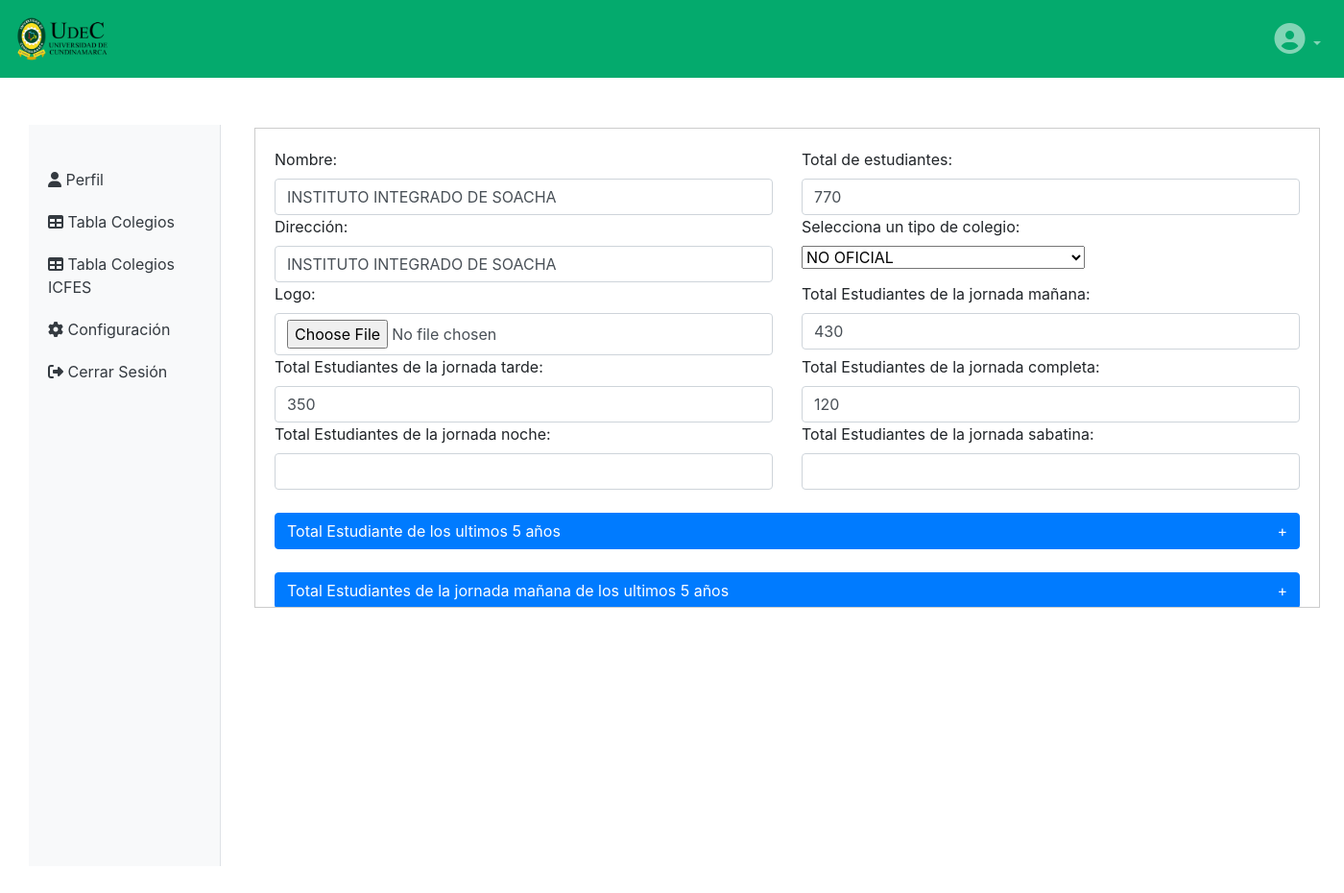
The app's page /Area-Administrador/php/editar.php?id=120&page=1 (signed in) with its own data.
### tables this page shows
CREATE TABLE `colegios` (
  `id_colegios` int(11) NOT NULL,
  `nombre` varchar(255) NOT NULL,
  `total_estudiantes` int(11) NOT NULL,
  `tipo_de_colegio` varchar(50) NOT NULL,
  `direccion` varchar(255) NOT NULL,
  `logo` varchar(300) DEFAULT NULL
);

CREATE TABLE `jornada_manana` (
  `id` int(11) NOT NULL,
  `id_colegios` int(11) DEFAULT NULL,
  `estudiantes_manana` int(11) DEFAULT NULL
);

CREATE TABLE `jornada_tarde` (
  `id` int(11) NOT NULL,
  `id_colegios` int(11) DEFAULT NULL,
  `estudiantes_tarde` int(11) DEFAULT NULL
);

CREATE TABLE `jornada_completa` (
  `id` int(11) NOT NULL,
  `id_colegios` int(11) DEFAULT NULL,
  `estudiantes_completa` int(11) DEFAULT NULL
);

### Area-Administrador/php/editar.php (the view, shortened to what this page needs)
<!DOCTYPE html>
<html lang="es">
<head>
    <link rel="stylesheet" href="https://cdnjs.cloudflare.com/ajax/libs/font-awesome/6.4.2/css/all.min.css" />
    <link rel="stylesheet" href="https://maxcdn.bootstrapcdn.com/bootstrap/4.0.0/css/bootstrap.min.css">
    <link rel="stylesheet" href="../styles/style.css">
</head>
<body>
    <nav class="navbar navbar-expand-md navbar-dark custom-navbar fixed-top">
        <a class="navbar-brand" href="#">
            <img src="../img/ESCUDO-COLOR-H.png" alt="Logo" height="55">
        </a>
        <div class="collapse navbar-collapse justify-content-between" id="navbarNav">
            <ul class="navbar-nav">
                <li class="nav-item dropdown">
                    <a class="nav-link dropdown-toggle" href="#" id="navbarDropdown" role="button" data-toggle="dropdown" aria-haspopup="true" aria-expanded="false">
                        <i class="fas fa-user-circle user-icon"></i>
                    </a>
                </li>
            </ul>
        </div>
    </nav>
    <nav class="sidebar">
        <a class="sidebar-item" href="../perfil.php">
            <i class="fas fa-user"></i> Perfil
        </a>
        <a class="sidebar-item" href="../Tabla-Colegios.php">
            <i class="fas fa-table"></i> Tabla Colegios
        </a>
        <a class="sidebar-item" href="../Tabla-Colegios-Icfes.php">
            <i class="fas fa-table"></i> Tabla Colegios ICFES
        </a>
        <a class="sidebar-item" href="../configuraciones.php">
            <i class="fas fa-cog"></i> Configuración
        </a>
        <a class="sidebar-item" href="cerrar_sesion.php">
            <i class="fas fa-sign-out-alt"></i> Cerrar Sesión
        </a>
    </nav>
    <div class="container">
        <?php
        if (isset($_GET['id']) && is_numeric($_GET['id'])) {
            $id = $_GET['id'];
            include "conexion.php";
            $result = $conn->query($sql);
            if ($result->num_rows > 0) {
                $row = $result->fetch_assoc();
        ?>
                <div class="form-container">
                    <form action="../actualizar.php" method="POST" enctype="multipart/form-data">
                        <div class="form-group">
                            <div class="row">
                                <div class="col-md-6">
                                    <label for="nombre">Nombre:</label>
                                    <input type="text" class="form-control" id="nombre" name="nombre" value="<?php echo $row['nombre']; ?>">
                                </div>
                                <div class="col-md-6">
                                    <label for="nombre">Total de estudiantes:</label>
                                    <input type="text" class="form-control" id="nombre" name="total_estudiantes" value="<?php echo $row['total_estudiantes']; ?>">
                                </div>
                                <div class="col-md-6">
                                    <label for="direccion">Dirección:</label>
                                    <input type="text" class="form-control" id="direccion" name="direccion" value="<?php echo $row['direccion']; ?>">
                                </div>
                                <div class="col-md-6">
                                    <label for="tipo_de_colegio">Selecciona un tipo de colegio:</label>
                                    <br>
                                    <select class="form-select" id="tipo_de_colegio" name="tipo_de_colegio" required>
                                        <?php
                                        $options = array("OFICIAL", "NO OFICIAL");
                                        foreach ($options as $option) {
                                            $selected = ($row['tipo_de_colegio'] === $option) ? 'selected' : '';
                                            echo '<option value="' . $option . '" ' . $selected . '>' . $option . '</option>';
                                        }
                                        ?>
                                    </select>
                                </div>
                                <div class="col-md-6">
                                    <label for="nuevo_logo">Logo:</label>
                                    <input type="file" class="form-control" id="nuevo_logo" name="nuevo_logo" accept="image/*">
                                </div>
                                <div class="col-md-6">
                                    <label for="jornada_manana">Total Estudiantes de la jornada mañana:</label>
                                    <input type="number" class="form-control" id="jornada_manana" name="jornada_manana" value="<?php echo $row['estudiantes_manana']; ?>">
                                </div>
                                <div class="col-md-6">
                                    <label for="jornada_tarde">Total Estudiantes de la jornada tarde:</label>
                                    <input type="number" class="form-control" id="jornada_tarde" name="jornada_tarde" value="<?php echo $row['estudiantes_tarde']; ?>">
                                </div>
                                <div class="col-md-6">
                                    <label for="jornada_completa">Total Estudiantes de la jornada completa:</label>
                                    <input type="number" class="form-control" id="jornada_completa" name="jornada_completa" value="<?php echo $row['estudiantes_completa']; ?>">
                                </div>
                                <div class="col-md-6">
                                    <label for="jornada_noche">Total Estudiantes de la jornada noche:</label>
                                    <input type="number" class="form-control" id="jornada_noche" name="jornada_noche" value="<?php echo $row['estudiantes_noche']; ?>">
                                </div>
                                <div class="col-md-6">
                                    <label for="jornada_sabatina">Total Estudiantes de la jornada sabatina:</label>
                                    <input type="number" class="form-control" id="jornada_sabatina" name="jornada_sabatina" value="<?php echo $row['estudiantes_sabatina']; ?>">
                                    <br>
                                </div>
                                <div class="col-md-12">
                                    <button class="btn btn-primary btn-block" type="button" data-toggle="collapse" data-target="#collapseForm1" aria-expanded="false" aria-controls="collapseForm1" id="toggleButton">
                                        <span style="float: left;">Total Estudiante de los ultimos 5 años</span> <span id="toggleIcon" style="float: right;">+</span>
                                    </button>
                                </div>
                                <div class="col-md-12">
                                    <br>
                                </div>
                                <br>
                                <div class="col-md-12">
                                    <button class="btn btn-primary btn-block" type="button" data-toggle="collapse" data-target="#collapseForm2" aria-expanded="false" aria-controls="collapseForm2" id="toggleButton">
                                        <span style="float: left;">Total Estudiantes de la jornada mañana de los ultimos 5 años</span> <span id="toggleIcon" style="float: right;">+</span>
                                    </button>
                                </div>
                                <br>
                                <br>
                                <br>
                                <br>
                            </div>
                            <br>
                    </form>
                </div>
        <?php
            } else {
                echo 'No se encontró ningún colegio con ese ID.';
            }
        } else {
            echo 'ID no válido.';
        }
        ?>
    </div>
</body>
</html>

### Area-Administrador/styles/style.css (style rules this page uses)
.user-icon { font-size: 2em; }
.custom-navbar { background-color: #04AA6D; }
.container { margin-left: 250px; }
.sidebar { position: fixed; left: 30px; top: 130px; bottom: 0; height: 50%; width: 200px; padding: 35px 0; background-color: #f8f9fa; border-right: 1px solid #dee2e6; z-index: 1000; }
.sidebar-item { padding: 10px 20px; display: block; color: #343a40; text-decoration: none; }

### Area-Administrador/php/editar.php (style rules this page uses)
.form-container { margin-top: 133px; max-height: 500px; overflow-y: auto; padding: 20px; border: 1px solid #ccc; }

### records on screen
colegios: nombre "INSTITUTO INTEGRADO DE SOACHA", total_estudiantes "770", direccion "INSTITUTO INTEGRADO DE SOACHA", jornada_manana "430", jornada_tarde "350", jornada_completa "120"

### other values on screen
form field tipo_de_colegio "NO OFICIAL"
